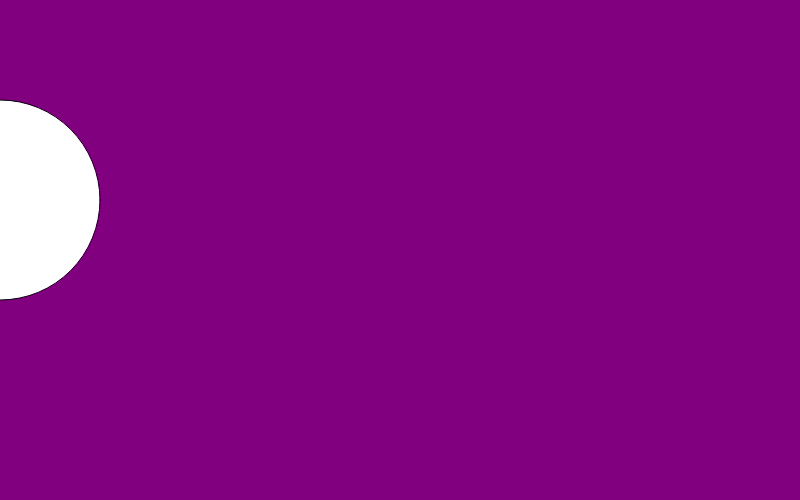
Frame 1 (no input)
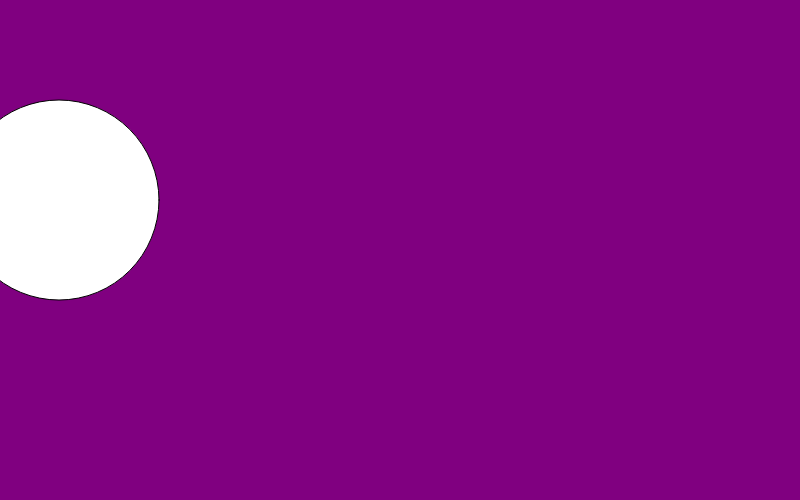
Frame 60 (no input)
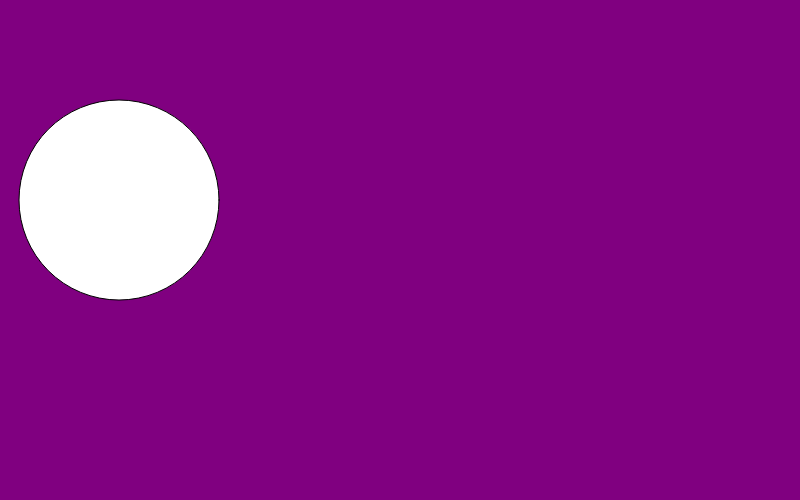
Frame 120 (the mouse pressed at the canvas centre since frame 60)

The p5.js sketch that drew these frames (run headless with seeded random() and noise() and a simulated clock; from frame 60 on, the mouse is pressed at the canvas centre):

// p5.js sketch
// ── sketch.js
function setup(){
    createCanvas(800, 500);
}

var x = 0;
// Function definition
function draw(){
    background("purple");
    ellipse(x, 200, 200, 200);
    x++;
}

// call or invoke the function
